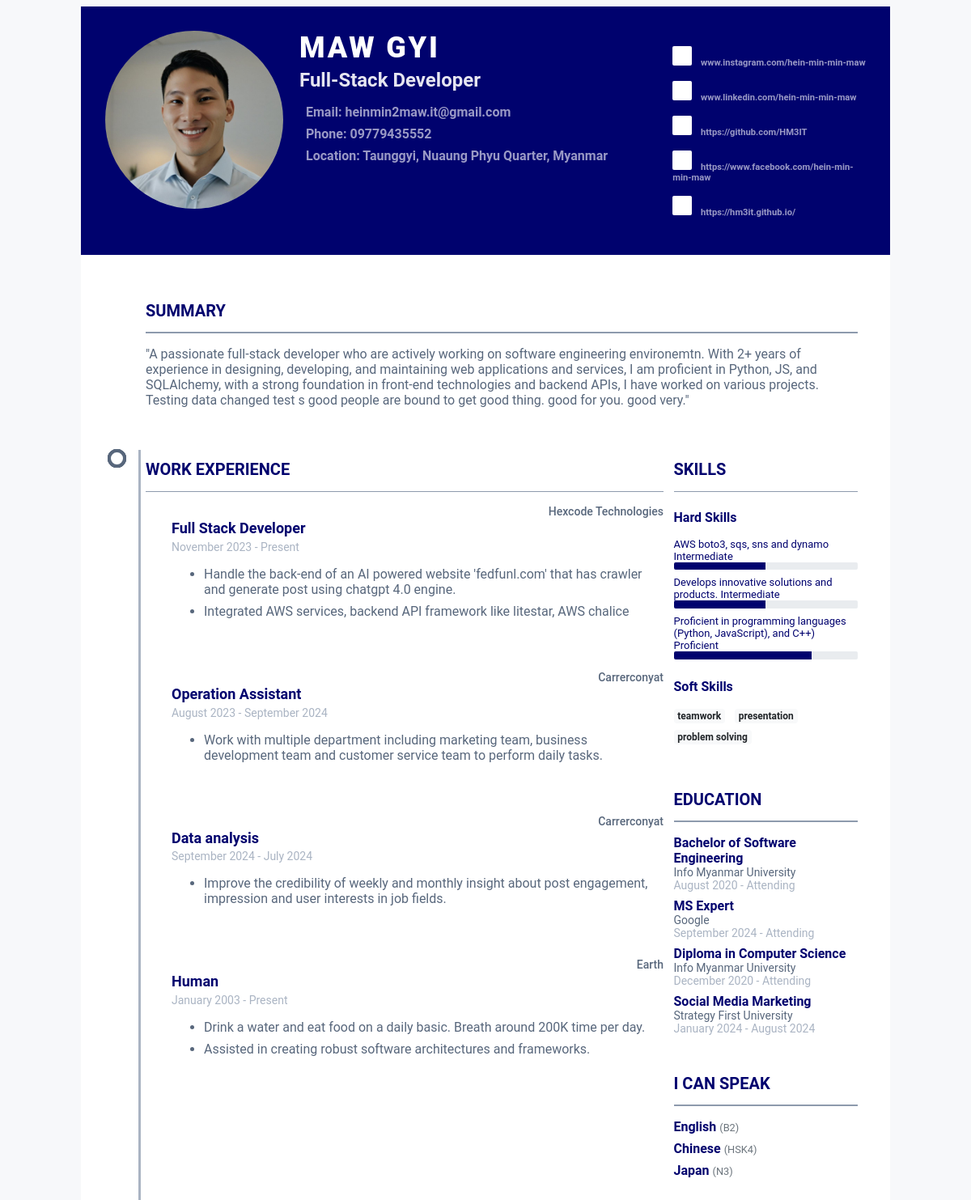
The page /auth/template-preview?resume_id=5ac65062-00be-487f-9810-be153b5dab61 on the database its author committed.
### tables.py (models this page shows)
class Resume(Base):
    __tablename__ = "resume"
    id: Mapped[str] = mapped_column(primary_key=True)
    template_id: Mapped[int] = mapped_column(ForeignKey("template.id"))
    address_id: Mapped[int] = mapped_column(ForeignKey("address.id"))
    is_headshot: Mapped[bool] = mapped_column(Boolean)
    user_id: Mapped[int] = mapped_column(ForeignKey("users.id"))
    username: Mapped[str] = mapped_column(String(40), nullable=False)
    profession: Mapped[str] = mapped_column(String(40), nullable=False)
    image_file_path: Mapped[str] = mapped_column(String(150), nullable=True)
    phone: Mapped[str] = mapped_column(String(40), nullable=False)
    email: Mapped[str] = mapped_column(String(40), nullable=False)
    summary: Mapped[str] = mapped_column(Text, nullable=False)
    template_theme: Mapped[str] = mapped_column(String(50), nullable=False)
    address: Mapped["Address"] = relationship(back_populates="resumes")
    social_media: Mapped[List[SocialMedia]] = relationship(
        back_populates="resume", cascade="all, delete-orphan"
    )
    languages: Mapped[List[Language]] = relationship(
        back_populates="resume", cascade="all, delete-orphan"
    )
    work_experiences: Mapped[List[WorkExperience]] = relationship(
        back_populates="resume", cascade="all, delete-orphan"
    )
    educations: Mapped[List[Education]] = relationship(
        back_populates="resume", cascade="all, delete-orphan"
    )
    skills: Mapped[List[Skill]] = relationship(
        back_populates="resume", cascade="all, delete-orphan"
    )
    template: Mapped["Template"] = relationship("Template", back_populates="resumes")
    user: Mapped["User"] = relationship(back_populates="resumes")

class Address(Base):
    __tablename__ = "address"
    id: Mapped[str] = mapped_column(primary_key=True, default=lambda: str(uuid.uuid4()))
    city: Mapped[str] = mapped_column(String(40), nullable=False)
    country: Mapped[str] = mapped_column(String(40), nullable=False)
    __table_args__ = (UniqueConstraint("city", "country", name="unique_city_country"),)
    resumes: Mapped[List["Resume"]] = relationship(back_populates="address")

class SocialMedia(Base):
    __tablename__ = "social_media"
    id: Mapped[str] = mapped_column(primary_key=True, default=lambda: str(uuid.uuid4()))
    resume_id: Mapped[int] = mapped_column(ForeignKey("resume.id"))
    name: Mapped[SocialMediaPlatform] = mapped_column(
        Enum(SocialMediaPlatform, name="social_media_enum")
    )
    link: Mapped[str] = mapped_column(String(100), nullable=False)
    resume: Mapped["Resume"] = relationship(back_populates="social_media")

class WorkExperience(Base):
    __tablename__ = "work_experience"
    id: Mapped[str] = mapped_column(primary_key=True, default=lambda: str(uuid.uuid4()))
    resume_id: Mapped[int] = mapped_column(ForeignKey("resume.id"))
    company_name: Mapped[str] = mapped_column(String(40), nullable=False)
    position: Mapped[str] = mapped_column(String(40), nullable=False)
    location: Mapped[str] = mapped_column(String(150))
    start_date: Mapped[Date] = mapped_column(Date)
    end_date: Mapped[Date] = mapped_column(Date, nullable=True)
    is_working: Mapped[bool] = mapped_column(Boolean)
    achievement: Mapped[str] = mapped_column(nullable=True)
    resume: Mapped["Resume"] = relationship(back_populates="work_experiences")

class Skill(Base):
    __tablename__ = "skill"
    id: Mapped[str] = mapped_column(primary_key=True, default=lambda: str(uuid.uuid4()))
    resume_id: Mapped[int] = mapped_column(ForeignKey("resume.id"))
    name: Mapped[str] = mapped_column(String(30))
    proficiency: Mapped[Proficiency] = mapped_column(
        Enum(Proficiency, name="proficiency_enum")
    )
    resume: Mapped["Resume"] = relationship(back_populates="skills")

class Education(Base):
    __tablename__ = "education"
    id: Mapped[str] = mapped_column(primary_key=True, default=lambda: str(uuid.uuid4()))
    name: Mapped[str] = mapped_column(String(40), nullable=False)
    location: Mapped[str] = mapped_column(String(150))
    resume_id: Mapped[int] = mapped_column(ForeignKey("resume.id"))
    degree: Mapped[str] = mapped_column(String(40), nullable=False)
    start_date: Mapped[Date] = mapped_column(Date)
    end_date: Mapped[Date] = mapped_column(Date, nullable=True)
    is_studying: Mapped[bool] = mapped_column(Boolean)
    resume: Mapped["Resume"] = relationship(back_populates="educations")

class Language(Base):
    __tablename__ = "language"
    id: Mapped[str] = mapped_column(primary_key=True, default=lambda: str(uuid.uuid4()))
    resume_id: Mapped[int] = mapped_column(ForeignKey("resume.id"))
    name: Mapped[str] = mapped_column(String(100), nullable=False)
    fluent_level: Mapped[str] = mapped_column(String(100), nullable=False)
    resume: Mapped["Resume"] = relationship(back_populates="languages")

### app.py (the view)
@app.route("/auth/template-preview", methods=["GET"])
def render_template_preview():
    resume_id = request.args.get("resume_id")
    if resume_id is None:
        return jsonify({"message": "Resume id must be included"}), 403
    with get_session() as db_session:
        resume: Resume = (
            db_session.query(Resume)
            .filter_by(id=resume_id)
            .options(
                joinedload(Resume.work_experiences),
                joinedload(Resume.educations),
                joinedload(Resume.skills),
                joinedload(Resume.address),
                joinedload(Resume.template),
                joinedload(Resume.user),
            )
            .one()
        )
        template_file_path = resume.template.template_file_path
        return render_template(template_file_path, resume=resume)

### app.py (called while the page is built)
@app.context_processor
def inject_user():
    return dict(user=current_user)

### db.py (called while the page is built)
@contextmanager
def get_session(scope_func=None):
    session = scoped_session(Session, scopefunc=scope_func)
    try:
        yield session
        session.commit()
    except Exception:
        session.rollback()
        raise
    finally:
        session.remove()

### utils.py (called while the page is built)
def replace_newlines(text):
    formatted_text = re.sub(r"\n(.)", r"</li><li>\1", text)
    return f"<li>{formatted_text}</li>"

### templates/resume-templates/template1-e0a34940-b369-474e-8812-619afa927788.html (shortened to what this page needs)
<link id="theme-style" rel="stylesheet" href="{{url_for('static',filename='css/template1.css')}}">
<div class="resume-wrapper-inner mx-auto text-left bg-white ">
	<header class="resume-header pt-4 pt-md-0">
		{% if resume.image_file_path %}
		<div class="profile-div">
			<img id="pv-profile-img" src="{{ url_for('static', filename=resume.image_file_path) }}" alt="image"
				width="220" height="220">
		</div>
		{% endif %}
		<div class="primary-info">
			<h1 id="pv-username" class="name mt-0 mb-1 text-white text-uppercase text-uppercase">
				{{resume.username }}
			</h1>
			<div id="pv-profession" class="title mb-3">{{ resume.profession.title() }}</div>
			<ul class="list-unstyled">
				<li class="mb-2">
					<a
						href="mailto:{{resume.email }}">Email: <span id="pv-email">{{
							resume.email }} </span> </a>
				</li>
				<li class="mb-2"><a>Phone: <span
							id="pv-phone">{{
							resume.phone }}</span></a></li>
				<li class="mb-2"><a>Location:
						<span id="pv-city">{{ resume.address.city }}</span>, <span id="pv-country">{{
							resume.address.country }}</span></a>
				</li>
			</ul>
		</div>
		<div class="secondary-info mt-2">
			<ul id="social-media-list" class="resume-social list-unstyled">
				{% if resume.social_media %}
				{% for social_media in resume.social_media %}
				{% set media_name = social_media['name'].value.lower() %}
				<li id="{{media_name}}-item" class="mb-3">
					<a href="{{ social_media['link'] }}">
						<span class="fa-container text-center mr-2">
						</span>
						{{ social_media["link"] }}
					</a>
				</li>
				{% endfor %}
				{% endif %}
			</ul>
		</div>
	</header>
	<div class="resume-body p-5">
		<section class="resume-section summary-section mb-5">
			<h2 class="resume-section-title text-uppercase font-weight-bold pb-3 mb-3">Summary</h2>
			<div class="resume-section-content">
				<p id="pv-summary" class="mb-0">{{resume.summary}} </p>
			</div>
		</section>
		<div class="row">
			<div class="col-lg-9">
				<section class="resume-section experience-section mb-5">
					<h2 class="resume-section-title text-uppercase font-weight-bold pb-3 mb-3">Work Experience
					</h2>
					<div class="resume-section-content">
						<div id="work-experience-parent" class="resume-timeline position-relative">
							{% for experience in resume.work_experiences %}
							<article class="resume-timeline-item position-relative pb-5">
								<div class="resume-timeline-item-header mb-2">
									<div class="d-flex flex-column flex-md-row">
										<h3 class="resume-position-title font-weight-bold mb-1">{{
											experience.position }}</h3>
										<div class="resume-company-name ml-auto">
											{{ experience.company_name }}</div>
									</div>
									<div class="resume-position-time">
										{% if experience.start_date %}{{ experience.start_date.strftime('%B %Y')
										}}{% endif %}
										-
										{% if experience.is_working %}
										Present
										{% else %}
										{% if experience.end_date %}{{ experience.end_date.strftime('%B %Y')
										}}{% else %}N/A{% endif %}
										{% endif %}
									</div>
								</div>
								<div class="resume-timeline-item-desc">
									<ul id="work-achievements">
										{{ experience.achievement | replace_newlines | safe }}
									</ul>
								</div>
							</article>
							{% endfor %}
						</div>
					</div>
				</section>
			</div>
			<div class="col-lg-3">
				<section class="resume-section skills-section mb-5">
					<h2 class="resume-section-title text-uppercase font-weight-bold pb-3 mb-3">Skills</h2>
					<div class="resume-section-content">
						<div class="resume-skill-item">
							<h4 class="resume-skills-cat font-weight-bold">Hard Skills</h4>
							<ul id="skill-list" class="list-unstyled mb-4">
								{% set proficiency_levels = {
								'BEGINNER': 25,
								'INTERMEDIATE': 50,
								'PROFICIENT': 75,
								'EXPERT': 100
								} %}
								{% for skill in resume.skills %}
								<li class="mb-2">
									<div class="resume-skill-name">{{ skill.name }} <span
											class="resume-skill-proficiency">{{ skill.proficiency.name.title()
											}}</span>
									</div>
									<div class="progress resume-progress">
										<div class="progress-bar" class="progress-bar theme-progress-bar-dark"
											role="progressbar"
											aria-valuenow="{{ proficiency_levels[skill.proficiency.name] }}"
											aria-valuemin="0" aria-valuemax="100">
										</div>
									</div>
								</li>
								{% endfor %}
							</ul>
						</div>
						<div class="resume-skill-item">
							<h4 class="resume-skills-cat font-weight-bold">Soft Skills</h4>
							<ul class="list-inline">
								{% set soft_skills = ['Teamwork','Presentation','Problem Solving'] %}
								{% for skill in soft_skills %}
								<li class="list-inline-item">
									<span class="badge badge-light">{{ skill.lower()}}</span>
								</li>
								{% endfor %}
							</ul>
						</div>
					</div>
				</section>
				<section class="resume-section education-section mb-5">
					<h2 class="resume-section-title text-uppercase font-weight-bold pb-3 mb-3">Education</h2>
					<div class="resume-section-content">
						<ul id="education-list" class="list-unstyled">
							{% for education in resume.educations %}
							<li class="mb-2">
								<div class="resume-degree font-weight-bold">{{ education.degree }}</div>
								<div class="resume-degree-org">{{ education.name }}</div>
								<div class="resume-degree-time">
									{% if education.start_date %}{{
									education.start_date.strftime('%B %Y') }}{% endif %}
									-
									{% if education.is_studying %}
									Attending
									{% else %}
									{% if education.end_date %}{{ education.end_date.strftime('%B %Y') }}{% else
									%}N/A{% endif %}
									{% endif %}
								</div>
							</li>
							{% endfor %}
						</ul>
					</div>
				</section>
				{% if resume.languages|length > 0 %}
				<section class="resume-section language-section mb-5">
					<h2 class="resume-section-title text-uppercase font-weight-bold pb-3 mb-3">I Can Speak
					</h2>
					<div class="resume-section-content">
						<ul id="language-list" class="list-unstyled resume-lang-list">
							{% for language in resume.languages %}
							<li class="mb-2"><span class="resume-lang-name font-weight-bold">{{language["name"]}}</span>
								<small class="text-muted font-weight-normal">({{language["fluent_level"]}})</small>
							</li>
							{% endfor %}
						</ul>
					</div>
				</section>
				{% endif %}
			</div>
		</div>
	</div>
</div>

### rows shown on the page
Resume: image_file_path (picture), username "MAW GYI", profession "Full-Stack Developer", email "heinmin2maw.it@gmail.com", phone "09779435552", summary "\"A passionate full-stack developer who are actively working on software engineering environemtn. With 2+ years of experience in designing, developing, and maintaining web applications and services, I am proficient in Python, JS, and SQLAlchemy, with a strong foundation in front-end technologies and backend APIs, I have worked on various projects. Testing data changed test s good people are bound to get good thing. good for you. good very.\""
Address: address.city "Taunggyi, Nuaung Phyu Quarter", address.country "Myanmar"
SocialMedia: link "www.instagram.com/hein-min-min-maw"
SocialMedia: link "www.linkedin.com/hein-min-min-maw"
SocialMedia: link "https://github.com/HM3IT"
SocialMedia: link "https://www.facebook.com/hein-min-min-maw"
SocialMedia: link "https://hm3it.github.io/"
WorkExperience: position "Full Stack Developer", company_name "Hexcode Technologies", start_date "November 2023", is_working "Present", achievement "Handle the back-end of an AI powered website 'fedfunl.com' that has crawler and generate post using chatgpt 4.0 engine. Integrated AWS services, backend API framework like litestar, AWS chalice"
WorkExperience: position "Operation Assistant", company_name "Carrerconyat", start_date "August 2023", end_date "September 2024", achievement "Work with multiple department including marketing team, business development team and customer service team to perform daily tasks."
WorkExperience: position "Data analysis", company_name "Carrerconyat", start_date "September 2024", end_date "July 2024", achievement "Improve the credibility of weekly and monthly insight about post engagement, impression and user interests in job fields."
WorkExperience: position "Human", company_name "Earth", start_date "January 2003", is_working "Present", achievement "Drink a water and eat food on a daily basic. Breath around 200K time per day. Assisted in creating robust software architectures and frameworks."
Skill: name "AWS boto3, sqs, sns and dynamo", proficiency.name "Intermediate"
Skill: name "Develops innovative solutions and products.", proficiency.name "Intermediate"
Skill: name "Proficient in programming languages (Python, JavaScript), and C++)", proficiency.name "Proficient"
Education: degree "Bachelor of Software Engineering", name "Info Myanmar University", start_date "August 2020", is_studying "Attending"
Education: degree "MS Expert", name "Google", start_date "September 2024", is_studying "Attending"
Education: degree "Diploma in Computer Science", name "Info Myanmar University", start_date "December 2020", is_studying "Attending"
Education: degree "Social Media Marketing", name "Strategy First University", start_date "January 2024", end_date "August 2024"
Language: name "English", fluent_level "B2"
Language: name "Chinese", fluent_level "HSK4"
Language: name "Japan", fluent_level "N3"

### other values the page prints
{{ skill.lower() }} "teamwork" "presentation" "problem solving"
